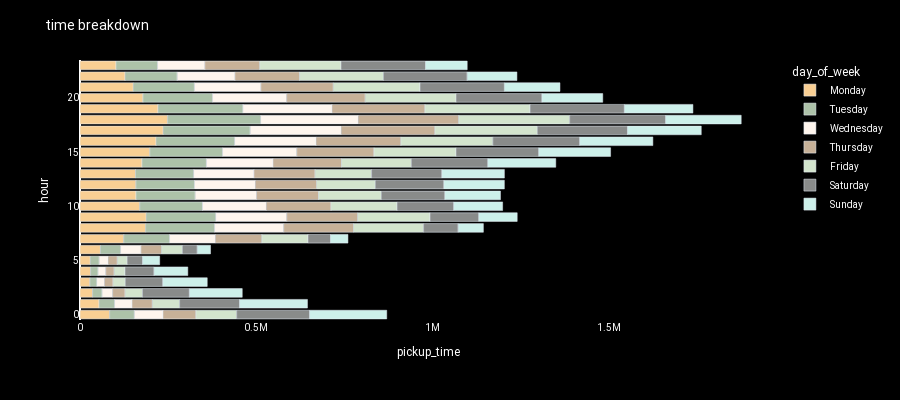

The code cell stored with this chart in its notebook:
### Markdown cell above
## Busiest day and time

### Code cell
fig = px.bar(time, x="pickup_time", y="hour", color='day_of_week', orientation='h',height=400,width=900,
             color_discrete_map={'Sunday':'#CDF0EA', 'Monday':'#F9CF93', 'Tuesday':'#ADC2A9','Wednesday':'#FEF5ED',
                                 'Thursday':'#C7B198', 'Friday':'#D3E4CD', 'Saturday':'#898B8A'})#949db9


fig.update_layout(hovermode = 'x', yaxis=dict(showgrid=False,showline=False,), xaxis=dict(showgrid=False,showline=False,),
                  title="time breakdown", font=dict(size = 10, color = 'white'), 
                  plot_bgcolor='black', paper_bgcolor='black',font_family="Roboto", title_font_family="Roboto") 
fig.show()

### Figure 1 — Plotly figure (JSON) as saved in the notebook; plotly's stock layout.template omitted (floating-point values rounded to 4 significant figures)
{"data": [{"alignmentgroup": "True", "hovertemplate": "day_of_week=Monday<br>pickup_time=%{x}<br>hour=%{y}<extra></extra>", "legendgroup": "Monday", "marker": {"color": "#F9CF93"}, "name": "Monday", "offsetgroup": "Monday", "orientation": "h", "showlegend": true, "textposition": "auto", "type": "bar", "x": [84094, 54091, 35671, 28031, 30030, 29311, 57916, 124059, 186046, 187815, 169385, 158793, 158422, 157380, 175858, 197935, 215669, 236049, 248304, 221280, 178435, 151164, 127817, 102151], "xaxis": "x", "y": ["00", "01", "02", "03", "04", "05", "06", "07", "08", "09", "10", "11", "12", "13", "14", "15", "16", "17", "18", "19", "20", "21", "22", "23"], "yaxis": "y"}, {"alignmentgroup": "True", "hovertemplate": "day_of_week=Tuesday<br>pickup_time=%{x}<br>hour=%{y}<extra></extra>", "legendgroup": "Tuesday", "marker": {"color": "#ADC2A9"}, "name": "Tuesday", "offsetgroup": "Tuesday", "orientation": "h", "showlegend": true, "textposition": "auto", "type": "bar", "x": [70110, 44132, 27016, 19898, 21314, 25228, 57478, 130037, 195584, 197348, 177870, 167848, 166096, 165301, 182626, 206393, 223060, 246486, 264308, 240939, 197458, 173211, 147830, 117868], "xaxis": "x", "y": ["00", "01", "02", "03", "04", "05", "06", "07", "08", "09", "10", "11", "12", "13", "14", "15", "16", "17", "18", "19", "20", "21", "22", "23"], "yaxis": "y"}, {"alignmentgroup": "True", "hovertemplate": "day_of_week=Wednesday<br>pickup_time=%{x}<br>hour=%{y}<extra></extra>", "legendgroup": "Wednesday", "marker": {"color": "#FEF5ED"}, "name": "Wednesday", "offsetgroup": "Wednesday", "orientation": "h", "showlegend": true, "textposition": "auto", "type": "bar", "x": [81143, 49207, 29854, 21417, 21831, 25231, 57406, 129722, 195867, 200984, 180932, 173863, 172486, 170470, 188781, 210256, 230614, 258015, 275972, 252363, 210030, 188419, 163537, 133970], "xaxis": "x", "y": ["00", "01", "02", "03", "04", "05", "06", "07", "08", "09", "10", "11", "12", "13", "14", "15", "16", "17", "18", "19", "20", "21", "22", "23"], "yaxis": "y"}, {"alignmentgroup": "True", "hovertemplate": "day_of_week=Thursday<br>pickup_time=%{x}<br>hour=%{y}<extra></extra>", "legendgroup": "Thursday", "marker": {"color": "#C7B198"}, "name": "Thursday", "offsetgroup": "Thursday", "orientation": "h", "showlegend": true, "textposition": "auto", "type": "bar", "x": [93284, 57666, 35321, 24421, 23774, 25969, 58584, 131644, 197961, 200965, 183471, 175671, 173770, 173367, 194067, 218769, 240395, 265546, 284950, 263278, 222697, 205351, 183286, 155510], "xaxis": "x", "y": ["00", "01", "02", "03", "04", "05", "06", "07", "08", "09", "10", "11", "12", "13", "14", "15", "16", "17", "18", "19", "20", "21", "22", "23"], "yaxis": "y"}, {"alignmentgroup": "True", "hovertemplate": "day_of_week=Friday<br>pickup_time=%{x}<br>hour=%{y}<extra></extra>", "legendgroup": "Friday", "marker": {"color": "#D3E4CD"}, "name": "Friday", "offsetgroup": "Friday", "orientation": "h", "showlegend": true, "textposition": "auto", "type": "bar", "x": [115477, 77323, 49229, 34727, 30704, 28224, 58947, 131030, 198558, 205224, 187324, 178052, 166492, 160105, 198112, 232748, 260570, 290451, 314622, 298178, 257576, 245747, 237688, 230533], "xaxis": "x", "y": ["00", "01", "02", "03", "04", "05", "06", "07", "08", "09", "10", "11", "12", "13", "14", "15", "16", "17", "18", "19", "20", "21", "22", "23"], "yaxis": "y"}, {"alignmentgroup": "True", "hovertemplate": "day_of_week=Saturday<br>pickup_time=%{x}<br>hour=%{y}<extra></extra>", "legendgroup": "Saturday", "marker": {"color": "#898B8A"}, "name": "Saturday", "offsetgroup": "Saturday", "orientation": "h", "showlegend": true, "textposition": "auto", "type": "bar", "x": [206708, 169886, 132985, 106200, 82356, 43381, 42142, 63665, 98041, 138115, 160496, 180219, 194340, 199260, 216735, 234342, 246353, 255507, 272029, 267257, 243467, 239290, 237509, 239523], "xaxis": "x", "y": ["00", "01", "02", "03", "04", "05", "06", "07", "08", "09", "10", "11", "12", "13", "14", "15", "16", "17", "18", "19", "20", "21", "22", "23"], "yaxis": "y"}, {"alignmentgroup": "True", "hovertemplate": "day_of_week=Sunday<br>pickup_time=%{x}<br>hour=%{y}<extra></extra>", "legendgroup": "Sunday", "marker": {"color": "#CDF0EA"}, "name": "Sunday", "offsetgroup": "Sunday", "orientation": "h", "showlegend": true, "textposition": "auto", "type": "bar", "x": [218720, 192496, 149871, 125992, 95590, 48506, 37575, 49430, 71506, 108990, 138587, 157556, 171402, 177227, 192576, 203696, 207365, 209181, 214264, 194281, 172263, 157487, 140977, 118157], "xaxis": "x", "y": ["00", "01", "02", "03", "04", "05", "06", "07", "08", "09", "10", "11", "12", "13", "14", "15", "16", "17", "18", "19", "20", "21", "22", "23"], "yaxis": "y"}], "layout": {"barmode": "relative", "font": {"color": "white", "family": "Roboto", "size": 10}, "height": 400, "hovermode": "x", "legend": {"title": {"text": "day_of_week"}, "tracegroupgap": 0}, "margin": {"t": 60}, "paper_bgcolor": "black", "plot_bgcolor": "black", "title": {"font": {"family": "Roboto"}, "text": "time breakdown"}, "width": 900, "xaxis": {"anchor": "y", "domain": [0, 1], "showgrid": false, "showline": false, "title": {"text": "pickup_time"}}, "yaxis": {"anchor": "x", "domain": [0, 1], "showgrid": false, "showline": false, "title": {"text": "hour"}}}}
